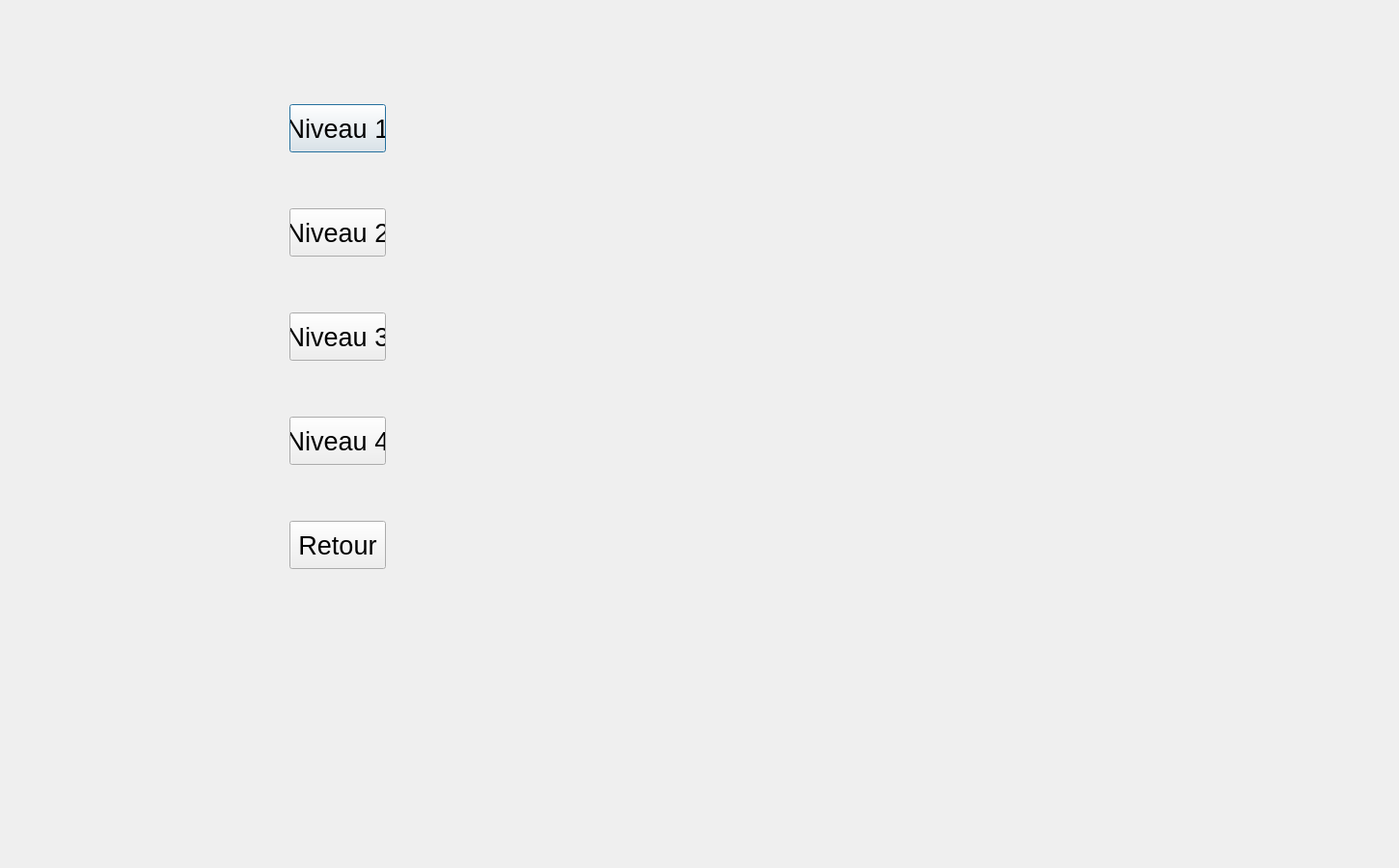
<?xml version="1.0" encoding="UTF-8"?>
<ui version="4.0">
 <class>Niveaux</class>
 <widget class="QDialog" name="Niveaux">
  <property name="geometry">
   <rect>
    <x>0</x>
    <y>0</y>
    <width>1450</width>
    <height>900</height>
   </rect>
  </property>
  <property name="minimumSize">
   <size>
    <width>1425</width>
    <height>900</height>
   </size>
  </property>
  <property name="maximumSize">
   <size>
    <width>1450</width>
    <height>900</height>
   </size>
  </property>
  <property name="windowTitle">
   <string>Dialog</string>
  </property>
  <widget class="QPushButton" name="pNiveau1">
   <property name="geometry">
    <rect>
     <x>300</x>
     <y>108</y>
     <width>100</width>
     <height>50</height>
    </rect>
   </property>
   <property name="font">
    <font>
     <pointsize>20</pointsize>
    </font>
   </property>
   <property name="text">
    <string>Niveau 1</string>
   </property>
  </widget>
  <widget class="QPushButton" name="pNiveau2">
   <property name="geometry">
    <rect>
     <x>300</x>
     <y>216</y>
     <width>100</width>
     <height>50</height>
    </rect>
   </property>
   <property name="font">
    <font>
     <pointsize>20</pointsize>
    </font>
   </property>
   <property name="text">
    <string>Niveau 2</string>
   </property>
  </widget>
  <widget class="QPushButton" name="pNiveau3">
   <property name="geometry">
    <rect>
     <x>300</x>
     <y>324</y>
     <width>100</width>
     <height>50</height>
    </rect>
   </property>
   <property name="font">
    <font>
     <pointsize>20</pointsize>
    </font>
   </property>
   <property name="text">
    <string>Niveau 3</string>
   </property>
  </widget>
  <widget class="QPushButton" name="pNiveau4">
   <property name="geometry">
    <rect>
     <x>300</x>
     <y>432</y>
     <width>100</width>
     <height>50</height>
    </rect>
   </property>
   <property name="font">
    <font>
     <pointsize>20</pointsize>
    </font>
   </property>
   <property name="text">
    <string>Niveau 4</string>
   </property>
  </widget>
  <widget class="QPushButton" name="pushButton">
   <property name="geometry">
    <rect>
     <x>300</x>
     <y>540</y>
     <width>100</width>
     <height>50</height>
    </rect>
   </property>
   <property name="font">
    <font>
     <pointsize>20</pointsize>
    </font>
   </property>
   <property name="text">
    <string>Retour</string>
   </property>
  </widget>
 </widget>
 <resources/>
 <connections/>
</ui>
